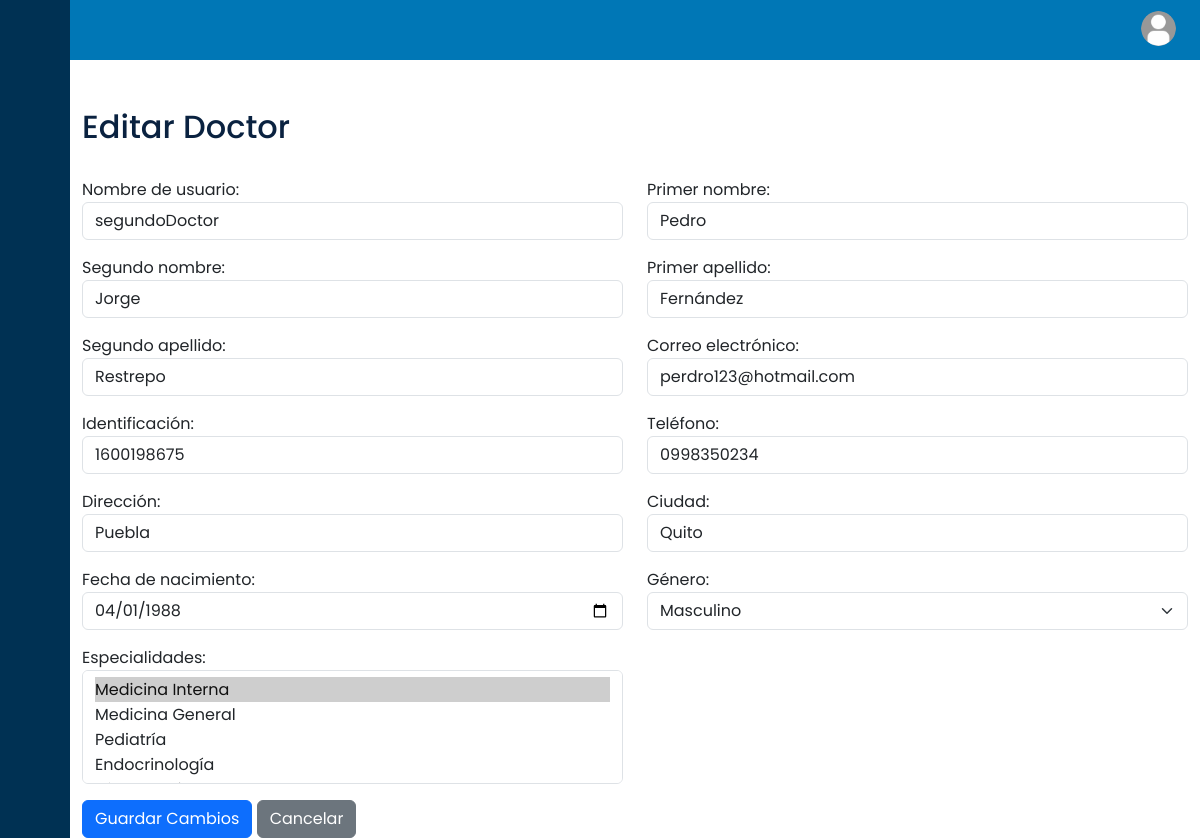
The page /core/edit_doctor/4/ (signed in) on the database as committed earlier.
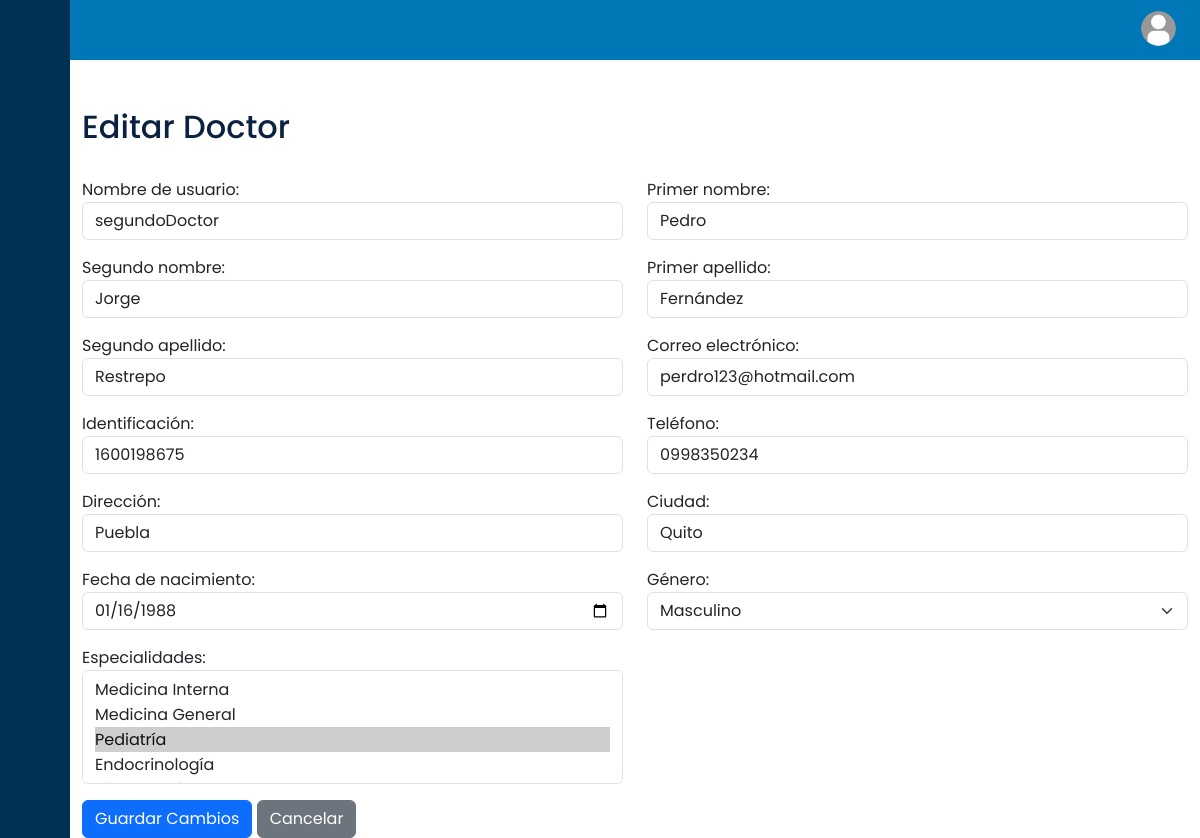
The same page on the database as committed later.
### core/models.py (models this page shows, shortened)
class User(AbstractUser):
    middle_name = models.CharField(max_length=30, blank=True, null=True)
    maternal_surname = models.CharField(max_length=30, blank=True, null=True)
    identification = models.CharField(max_length=13, blank=True, null=True)
    address = models.CharField(max_length=50, blank=True, null=True)
    city = models.CharField(max_length=15, blank=True, null=True)
    phone_number = models.CharField(max_length=10, blank=True, null=True)
    birth_date = models.DateField(blank=True, null=True)
    GENRE_CHOICES = [
        ('M', 'Masculino'),
        ('F', 'Femenino'),
    ]
    genre = models.CharField(
        max_length=1, choices=GENRE_CHOICES, blank=False, null=False)

### core/views/doctor_views.py (the view)
@login_required
def create_or_edit_doctor(request, doctor_id=None):
    is_editing = doctor_id is not None
    doctor = None
    if is_editing:
        doctor = get_object_or_404(Doctor, pk=doctor_id)
    if request.method == 'POST':
        form = DoctorForm(request.POST, instance=doctor)
        if form.is_valid():
            try:
                doctor = form.save(commit=False)
                if not is_editing:
                    password = generate_password()
                    doctor.set_password(password)
                doctor.modified_by = request.user
                doctor.save()
                form.save_m2m()
                if not is_editing:
                    doctor_group, created = Group.objects.get_or_create(
                        name='Doctor')
                    doctor.groups.add(doctor_group)
                    messages.success(
                        request, f'Doctor creado con éxito. La contraseña generada es: {password}'
                    )
                else:
                    messages.success(request, 'Doctor actualizado con éxito.')
                return redirect('manage_doctors')
            except Exception as e:
                messages.error(
                    request, f'Error al guardar el doctor: {str(e)}')
        else:
            for field, errors in form.errors.items():
                for error in errors:
                    messages.error(
                        request, f"{form.fields[field].label}: {error}")
    else:
        if doctor and doctor.birth_date:
            doctor.birth_date = doctor.birth_date.strftime('%Y-%m-%d')
        form = DoctorForm(instance=doctor)
    return render(request, 'administrator/create_or_edit_doctor.html', {
        'form': form,
        'is_editing': is_editing
    })

### core/context_processors.py (called while the page is built)
def group_context(request):
    if request.user.is_authenticated:
        return {
            'is_paciente': request.user.groups.filter(name='Paciente').exists(),
            'is_administrador': request.user.groups.filter(name='Administrador').exists(),
            'is_secretaria': request.user.groups.filter(name='Secretaria').exists(),
            'is_doctor': request.user.groups.filter(name='Doctor').exists(),
        }
    return {}

### core/models.py (called while the page is built)
    def __str__(self):
        return self.name

### core/templates/administrator/create_or_edit_doctor.html (shortened to what this page needs)
{% extends 'shared/base.html' %}
{% block content %}
<div class="container mt-5">
    <h2>
        {% if is_editing %}
            Editar Doctor
        {% else %}
            Crear Doctor
        {% endif %}
    </h2>
    <br>
    <form method="post">
        <div class="row">
            <div class="col-md-6 mb-3">
                {{ form.username.label_tag }}
                {{ form.username }}
            </div>
            <div class="col-md-6 mb-3">
                {{ form.first_name.label_tag }}
                {{ form.first_name }}
            </div>
        </div>
        <div class="row">
            <div class="col-md-6 mb-3">
                {{ form.middle_name.label_tag }}
                {{ form.middle_name }}
            </div>
            <div class="col-md-6 mb-3">
                {{ form.last_name.label_tag }}
                {{ form.last_name }}
            </div>
        </div>
        <div class="row">
            <div class="col-md-6 mb-3">
                {{ form.maternal_surname.label_tag }}
                {{ form.maternal_surname }}
            </div>
            <div class="col-md-6 mb-3">
                {{ form.email.label_tag }}
                {{ form.email }}
            </div>
        </div>
        <div class="row">
            <div class="col-md-6 mb-3">
                {{ form.identification.label_tag }}
                {{ form.identification }}
            </div>
            <div class="col-md-6 mb-3">
                {{ form.phone_number.label_tag }}
                {{ form.phone_number }}
            </div>
        </div>
        <div class="row">
            <div class="col-md-6 mb-3">
                {{ form.address.label_tag }}
                {{ form.address }}
            </div>
            <div class="col-md-6 mb-3">
                {{ form.city.label_tag }}
                {{ form.city }}
            </div>
        </div>
        <div class="row">
            <div class="col-md-6 mb-3">
                {{ form.birth_date.label_tag }}
                {{ form.birth_date }}
            </div>
            <div class="col-md-6 mb-3">
                {{ form.genre.label_tag }}
                {{ form.genre }}
            </div>
        </div>
        <div class="row">
            <div class="col-md-6 mb-3">
                {{ form.specialities.label_tag }}
                {{ form.specialities }}
            </div>
        </div>
        <button type="submit" class="btn btn-primary">
            {% if is_editing %}
                Guardar Cambios
            {% else %}
                Crear
            {% endif %}
        </button>
        <a href="{% url 'manage_doctors' %}" class="btn btn-secondary">Cancelar</a>
    </form>
</div>
{% endblock %}

Rows that differ between the two databases and show on the page:
changed User "segundoDoctor": birth_date "04/01/1988" → "01/16/1988"
Other text that changed with them:
form field specialities: "Medicina Interna ☑ / Medicina General / Pediatría / Endocrinología" → "Medicina Interna / Medicina General / Pediatría ☑ / Endocrinología"
